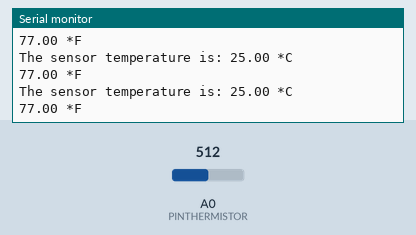
Recording of a sketch running on a simulated Arduino Uno, built with avr-gcc and run on an emulated ATmega328P. Parts: the last lines printed to the serial monitor. The inputs (shaded band) are chosen by the test bench; at power-on: A0 (PINTHERMISTOR) = 512.

Above: at 1.3 s.
1.4 s: A0 (PINTHERMISTOR) set to 716
At 1.83 s:
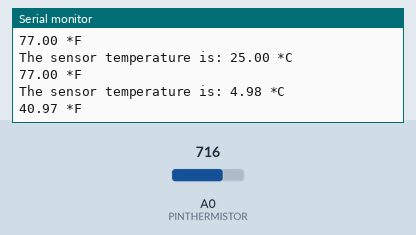
2.9 s: A0 (PINTHERMISTOR) set to 900
At 3.34 s:
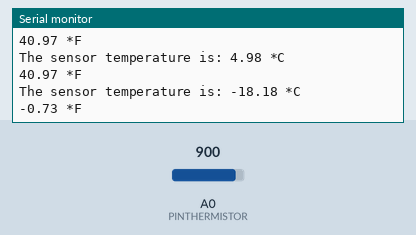
Timing chart, 0 to 5.9 s (numbered marks = the images above; inputs shaded):
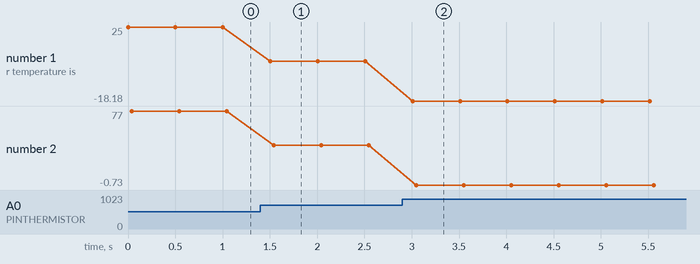

The sketch:

Thermistortest.ino
```cpp
// Pin that the thermistor is connected to
#define PINTHERMISTOR A0
// Nominal temperature value for the thermistor
#define THERMISTORNOMINAL 1000
// Nominl temperature depicted on the datasheet
#define TEMPERATURENOMINAL 25
// Number of samples
#define NUMS 5
// Beta value for our thermistor
#define BCOEFFICIENT 3500
// Value of the series resistor
#define SERIESRESISTOR 998

int reads[NUMS];
int i;
void setup(void) {
Serial.begin(9600);

}

void loop(void) {
float avg;

// for (i=0; i< NUMS; i++) {
// reads[i] = analogRead(PINTHERMISTOR);
// delay(10);
// }

// avg = 0;
// for (i=0; i< NUMS; i++) {
// avg += reads[i];
// }
// avg /= NUMS;

// Convert the thermal stress value to resistance
avg = analogRead(PINTHERMISTOR);
avg = 1023 / avg - 1;
avg = SERIESRESISTOR / avg;

//Calculate temperature using the Beta Factor equation
float temperature;
temperature = avg / THERMISTORNOMINAL;     // (R/Ro)
temperature = log(temperature); // ln(R/Ro)
temperature /= BCOEFFICIENT;                   // 1/B * ln(R/Ro)
temperature += 1.0 / (TEMPERATURENOMINAL + 273.15); // + (1/To)
temperature = 1.0 / temperature;                 // Invert the value
temperature -= 273.15;
Serial.print("The sensor temperature is: ");
Serial.print(temperature);
Serial.println(" *C");                        // Convert it to Celsius
temperature = (temperature*(9.0/5.0)+32);
Serial.print(temperature);
Serial.println(" *F");

delay(500);
}
```

Measured:
- after the input at 1.4 s, the serial monitor: prints a new line after 0.11 s (image 1)
- after the input at 2.9 s, the serial monitor: prints a new line after 0.11 s (image 2)
- plotted number 1: 25 → 4.98 after the input at 1.4 s, 4.98 → -18.18 after the input at 2.9 s
- plotted number 2: 77 → 40.97 after the input at 1.4 s, 40.97 → -0.73 after the input at 2.9 s
